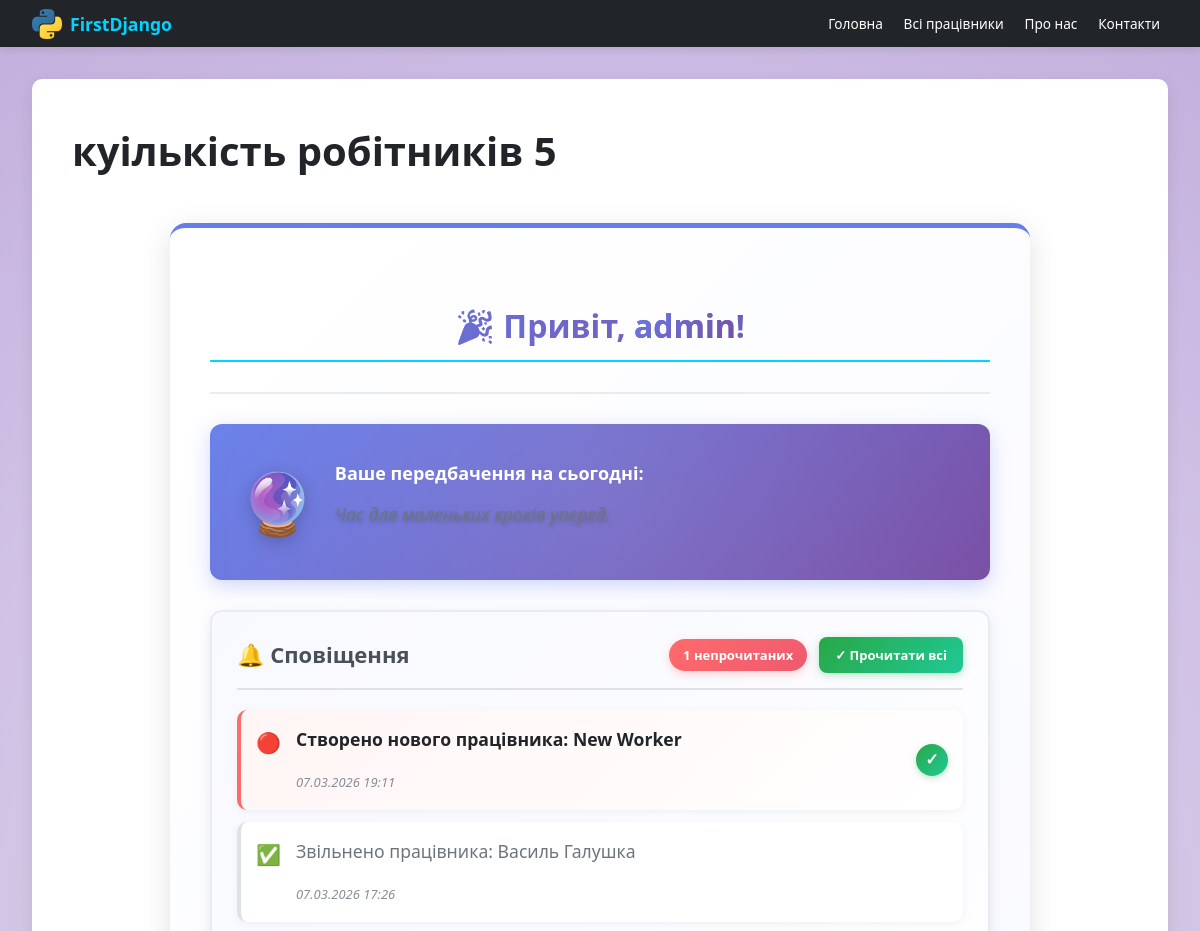
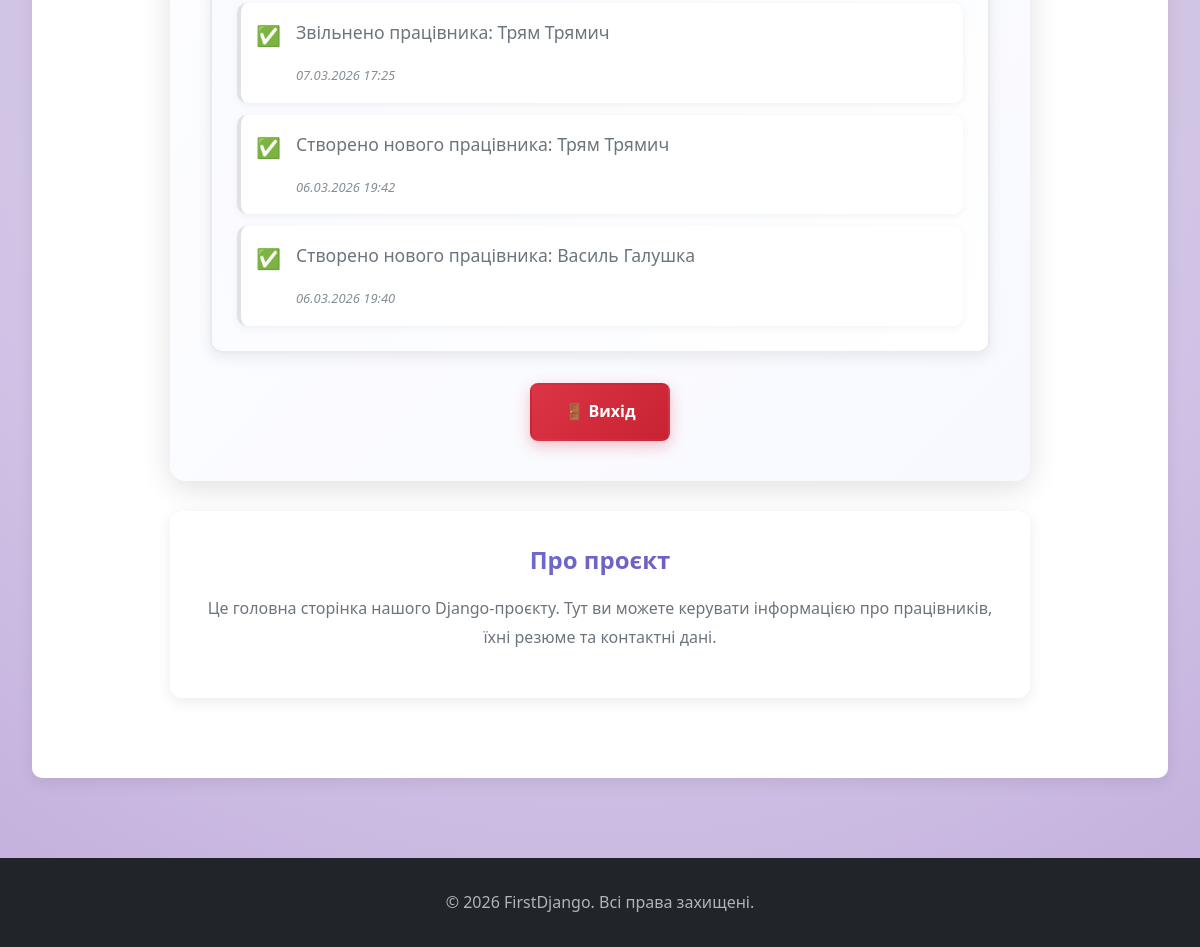
The app's page / (signed in) with its own data (2 pictures, top to bottom).
### workers/models.py (models this page shows, shortened)
class Notification(models.Model):
    recipient = models.ForeignKey(User, on_delete=models.CASCADE, related_name='notifications')
    text = models.TextField(null=False, blank=False)
    date_created = models.DateTimeField(auto_now_add=True)
    is_read = models.BooleanField(default=False)

### main/views.py (the view)
# urls.py: path('', IndexView.as_view(), name='index'),
class IndexView(TemplateView):
    template_name = 'main/index.html'
    predictions = ['Сьогодні вдалий день для нових ідей.', 'Не поспішайте: спокій принесе кращі рішення.',
        'Добра новина вже близько.', 'Сьогодні варто завершити давню справу.', 'Зустріч принесе несподівану користь.',
        'Час для маленьких кроків уперед.', 'Ваше терпіння сьогодні буде винагороджено.',
        'Інтуїція підкаже правильний шлях.', 'Очікуйте приємний сюрприз.', 'Сьогодні корисно спробувати щось нове.', ]
    def get_context_data(self, **kwargs):
        context = super().get_context_data(**kwargs)
        context['prediction'] = random.choice(self.predictions)
        if self.request.user.is_authenticated:
            notifications = Notification.objects.filter(
                recipient=self.request.user
            ).order_by('-date_created')[:5]  # Останні 5 сповіщень
            unread_count = Notification.objects.filter(
                recipient=self.request.user,
                is_read=False
            ).count()
            context['notifications'] = notifications
            context['unread_count'] = unread_count
        return context

### workers/context_procesors.py (called while the page is built)
def worker_count(request):
    context = {
        'worker_count': Worker.objects.count()
    }
    return context

### main/templates/main/index.html (shortened to what this page needs)
{% extends 'main/base.html' %}
{% load static %}
{% block extra_css %}
    <link rel="stylesheet" href="{% static 'main/css/home.css' %}?v=1">
    <link rel="stylesheet" href="{% static 'main/css/buttons.css' %}?v=1">
{% endblock %}
{% block content %}
    <h1> куількість робітників  {{worker_count}}</h1>
    <div class="welcome-container">
        {% if user.is_authenticated %}
            <div class="welcome-box authenticated">
                <div class="welcome-header">
                    <h2>🎉 Привіт, <span class="username">{{ user.username }}</span>!</h2>
                </div>
                <div class="prediction-box">
                    <div class="prediction-icon">🔮</div>
                    <div class="prediction-content">
                        <h3>Ваше передбачення на сьогодні:</h3>
                        <p class="prediction-text">{{ prediction }}</p>
                    </div>
                </div>
                {% if notifications %}
                <div class="notifications-box">
                    <div class="notifications-header">
                        <h3>🔔 Сповіщення</h3>
                        <div class="notifications-actions">
                            {% if unread_count > 0 %}
                                <span class="unread-badge">{{ unread_count }} непрочитаних</span>
                                <a href="{% url 'mark_all_notifications_read' %}" class="btn-mark-all-read" title="Позначити всі як прочитані">
                                    ✓ Прочитати всі
                                </a>
                            {% endif %}
                        </div>
                    </div>
                    <div class="notifications-list">
                        {% for notification in notifications %}
                            <div class="notification-item {% if not notification.is_read %}unread{% endif %}">
                                <div class="notification-icon">
                                    {% if not notification.is_read %}🔴{% else %}✅{% endif %}
                                </div>
                                <div class="notification-content">
                                    <p class="notification-text">{{ notification.text }}</p>
                                    <span class="notification-date">{{ notification.date_created|date:"d.m.Y H:i" }}</span>
                                </div>
                                {% if not notification.is_read %}
                                    <a href="{% url 'mark_notification_read' notification.id %}"
                                       class="btn-mark-read"
                                       title="Позначити як прочитане">
                                        ✓
                                    </a>
                                {% endif %}
                            </div>
                        {% endfor %}
                    </div>
                </div>
                {% endif %}
                <div class="btn-group">
                    <a href="{% url 'logout' %}" class="btn btn-logout">🚪 Вихід</a>
                </div>
            </div>
        {% endif %}
        <div class="site-description">
            <h3>Про проєкт</h3>
            <p>Це головна сторінка нашого Django-проєкту. Тут ви можете керувати інформацією про працівників, їхні резюме та контактні дані.</p>
        </div>
    </div>
{% endblock %}

### main/static/main/css/base.css (style rules this page uses)
* { margin: 0; padding: 0; box-sizing: border-box; }
body { font-family: 'Segoe UI', Tahoma, Geneva, Verdana, sans-serif; background-color: #f8f9fa; background-image: radial-gradient(circle at center, rgba(180, 180, 180, 0.5) 0%, rgba(170, 140, 210, 0.5) 60%, rgba(140, 100, 190, 0.5) 100%); background-attachment: fixed; color: #333; line-height: 1.6; display: flex; flex-direction: column; min-height: 100vh; }
.content-box h1 { color: #212529; margin-bottom: 1.5rem; font-size: 2.5rem; }
.content-box h2 { color: #495057; margin-top: 2rem; margin-bottom: 1.5rem; border-bottom: 2px solid #00d4ff; padding-bottom: 0.5rem; }
.content-box p { color: #6c757d; margin-bottom: 1rem; font-size: 1.1rem; }
.btn { padding: 0.75rem 1.5rem; border: none; border-radius: 5px; font-size: 1rem; font-weight: 600; cursor: pointer; text-decoration: none; display: inline-block; text-align: center; transition: all 0.3s ease; }

### main/static/main/css/buttons.css (style rules this page uses)
.btn { display: inline-block; padding: 12px 28px; font-size: 15px; font-weight: 600; text-align: center; text-decoration: none; border: none; border-radius: 8px; cursor: pointer; transition: all 0.3s ease; font-family: 'Segoe UI', Tahoma, Geneva, Verdana, sans-serif; position: relative; overflow: hidden; box-shadow: 0 4px 12px rgba(0, 0, 0, 0.15); }
.btn::before { content: ''; position: absolute; top: 0; left: -100%; width: 100%; height: 100%; background: linear-gradient(90deg, transparent, rgba(255, 255, 255, 0.3), transparent); transition: left 0.5s ease; }
.btn-logout { background: linear-gradient(135deg, #dc3545 0%, #c82333 100%); color: white; padding: 14px 32px; font-size: 16px; border: 2px solid transparent; box-shadow: 0 5px 15px rgba(220, 53, 69, 0.3); }
.btn-group { display: flex; gap: 10px; flex-wrap: wrap; justify-content: center; }

### records on screen
Notification: text "Створено нового працівника: New Worker", date_created "07.03.2026 19:11"
Notification: text "Звільнено працівника: Василь Галушка", date_created "07.03.2026 17:26"
Notification: text "Звільнено працівника: Трям Трямич", date_created "07.03.2026 17:25"
Notification: text "Створено нового працівника: Трям Трямич", date_created "06.03.2026 19:42"
Notification: text "Створено нового працівника: Василь Галушка", date_created "06.03.2026 19:40"

### other values on screen
{{ worker_count }} "5"
{{ user.username }} "admin"
{{ unread_count }} "1"
